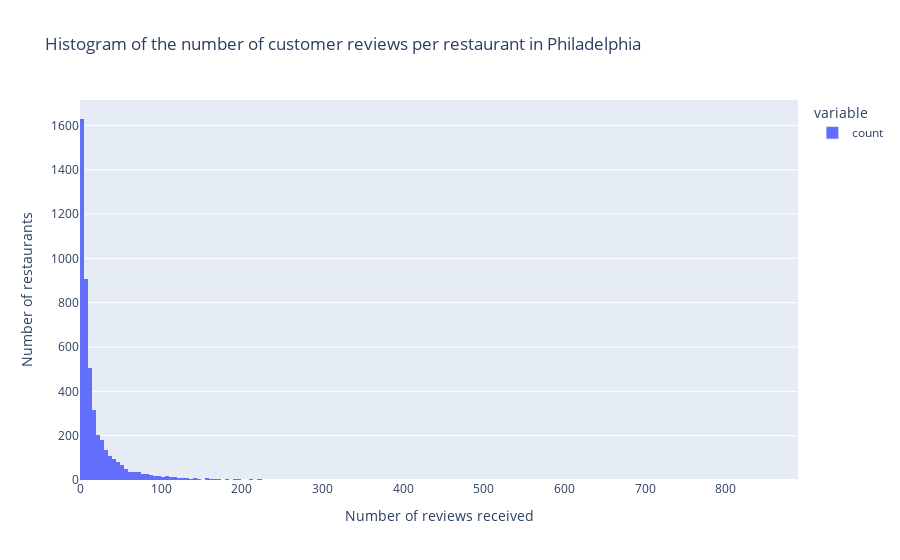

The notebook cell saved with this chart:
### Markdown cell above
## Exploring the restaurant reviews

To begin with, let's look at how often the restaurants are reviewed by customers in Philly. 

<!-- Some EDAs
1. Distribution of the count of reviews per resto
2. 
-->

<!-- Some ideas of the analysis: 
1. Use embeddings on reviews and categories and then run LSA to summarise them as "themes" (e.g., what is a review about in terms of food, service etc.? How can we group many categories into one based on their similarity?) 
2. Analyse how the themes are related to rating to understand what customers like/ don't like about
-->

### Code cell
# Number of reviews per restaurant
reviews_per_resto = restos_philly["name"].value_counts()

fig = px.histogram(reviews_per_resto, 
                   title = " Histogram of the number of customer reviews per restaurant in Philadelphia")

fig.update_layout(xaxis_title = "Number of reviews received", 
                  yaxis_title = "Number of restaurants")
fig.show()

### Figure 1 — Plotly figure (JSON) as saved in the notebook; plotly's stock layout.template omitted (floating-point values rounded to 4 significant figures; data arrays with more than 128 entries replaced by an {"elided": "..."} marker saying what was removed)
{"data": [{"alignmentgroup": "True", "bingroup": "x", "hovertemplate": "variable=count<br>value=%{x}<br>count=%{y}<extra></extra>", "legendgroup": "count", "marker": {"color": "#636efa", "pattern": {"shape": ""}}, "name": "count", "offsetgroup": "count", "orientation": "v", "showlegend": true, "type": "histogram", "x": {"elided": "4683 int values"}, "xaxis": "x", "yaxis": "y"}], "layout": {"barmode": "relative", "legend": {"title": {"text": "variable"}, "tracegroupgap": 0}, "title": {"text": " Histogram of the number of customer reviews per restaurant in Philadelphia"}, "xaxis": {"anchor": "y", "domain": [0, 1], "title": {"text": "Number of reviews received"}}, "yaxis": {"anchor": "x", "domain": [0, 1], "title": {"text": "Number of restaurants"}}}}
